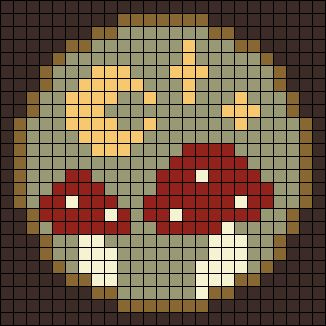
#> input picture Desktop/Grafi/hongos.jpg, 326 x 326 px
$ python 'Actividad 2.py'
#> lines starting #> are read from the running program, lines starting #| are printed output that depends on the picture
import cv2 as cv
import numpy as np

# Cargar la imagen
img =cv.imread(r"hongos.jpg",0)
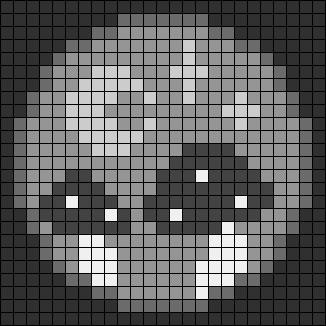
#> img: shape (326, 326); min 0, max 255, mean 93.7

# Dimensiones de la imagen
x, y = img.shape[0], img.shape[1]
#> x = 326; y = 326

# Rotación de 30 grados hacia la derecha
angle_right = 30
rotation_matrix_right = cv.getRotationMatrix2D((y // 2, x // 2), angle_right, 2)  # Escalar con factor 2
#> rotation_matrix_right = [[1.73, 1, -282.3], [-1, 1.73, 43.68]]
rotated_right_img = cv.warpAffine(img, rotation_matrix_right, (y * 2, x * 2))
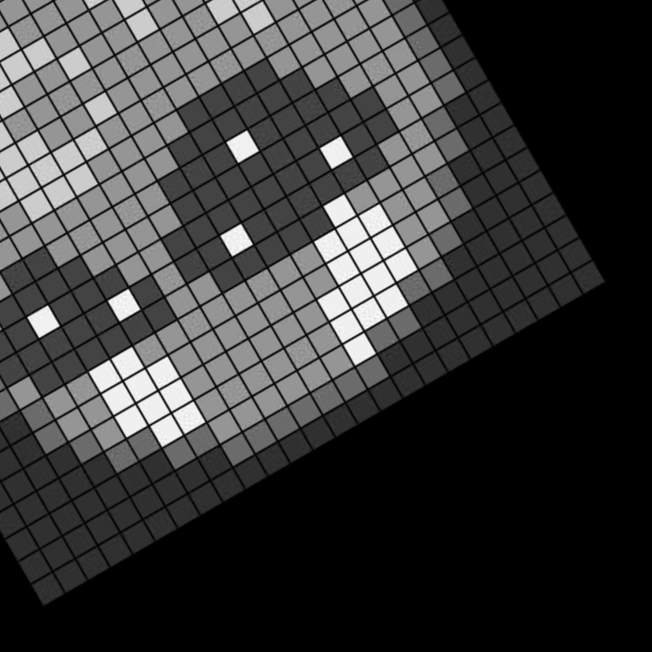
#> rotated_right_img: shape (652, 652); min 0, max 254, mean 58.7

# Rotación de 60 grados hacia la izquierda
angle_left = -60
rotation_matrix_left = cv.getRotationMatrix2D((y // 2, x // 2), angle_left, 2)  # Escalar con factor 2
#> rotation_matrix_left = [[1, -1.73, 282.3], [1.73, 1, -282.3]]
rotated_left_img = cv.warpAffine(img, rotation_matrix_left, (y * 2, x * 2))
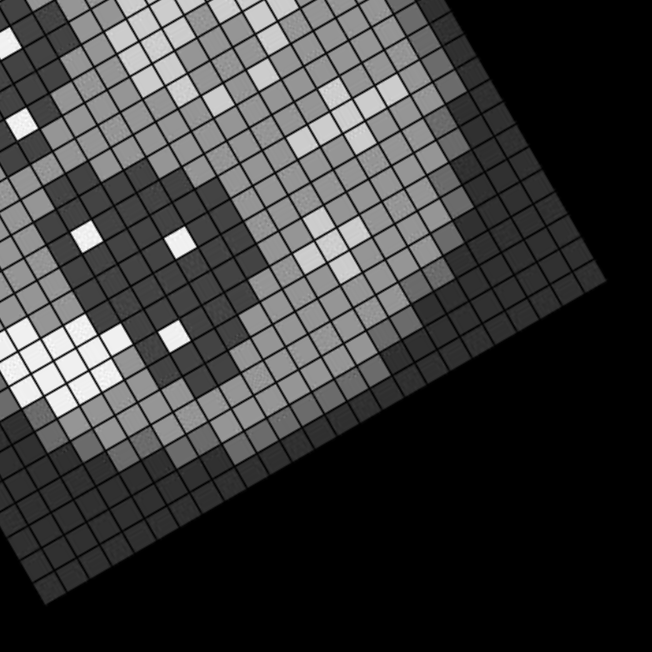
#> rotated_left_img: shape (652, 652); min 0, max 253, mean 59

# Mostrar las imágenes
cv.imshow('Imagen Original', img)
cv.imshow('Rotada 30 grados a la derecha y escalada', rotated_right_img)
cv.imshow('Rotada 60 grados a la izquierda y escalada', rotated_left_img)
cv.waitKey(0)
cv.destroyAllWindows()
